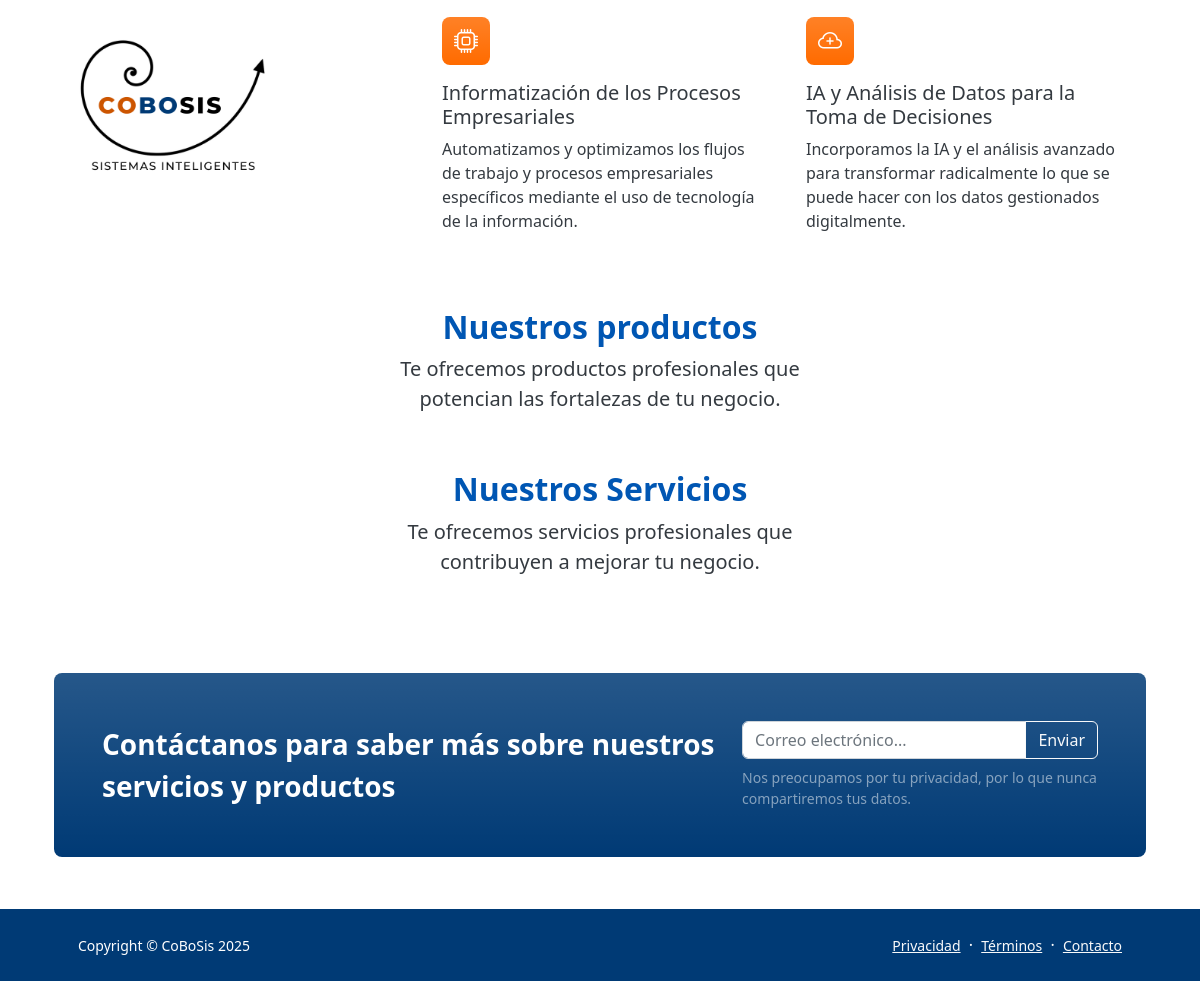
Before: / (lower part) with the older database file.
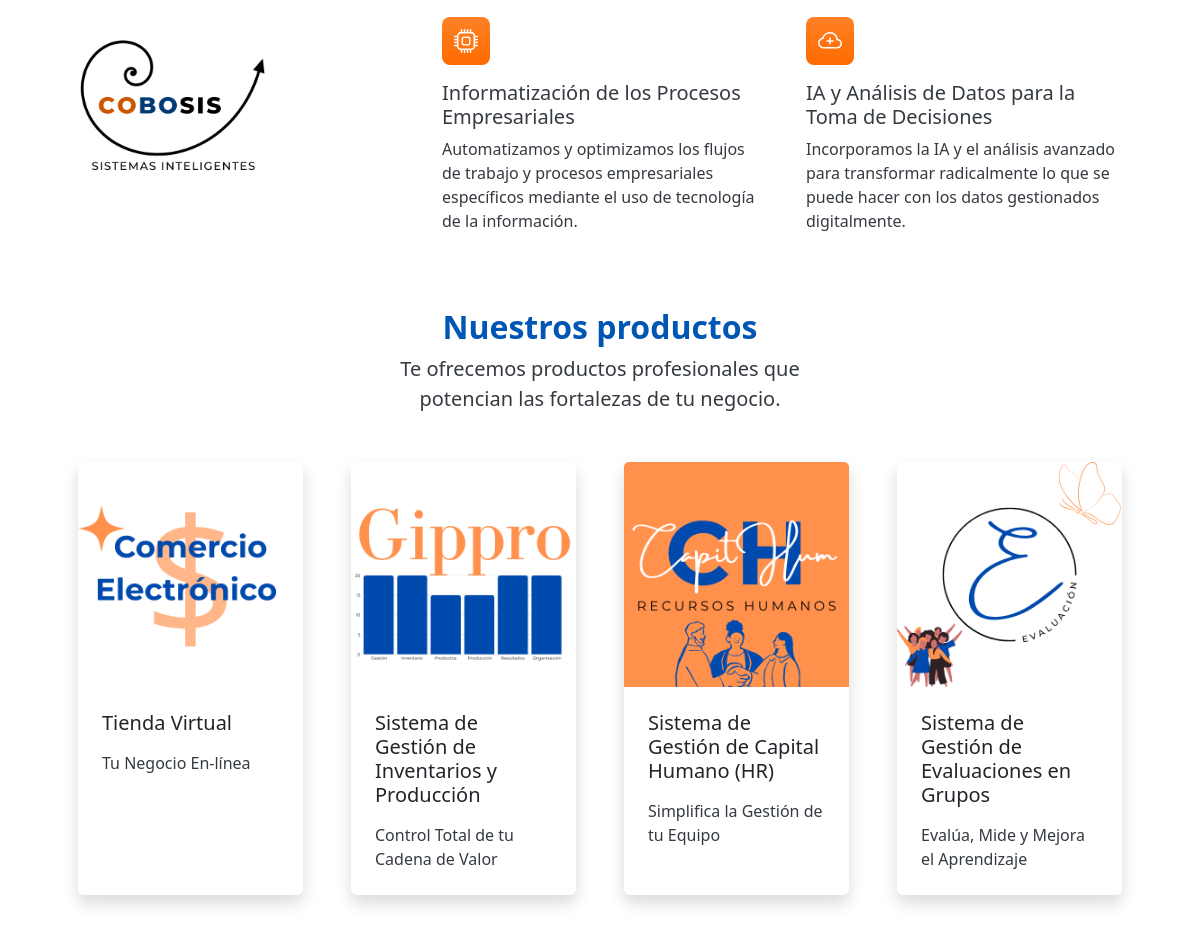
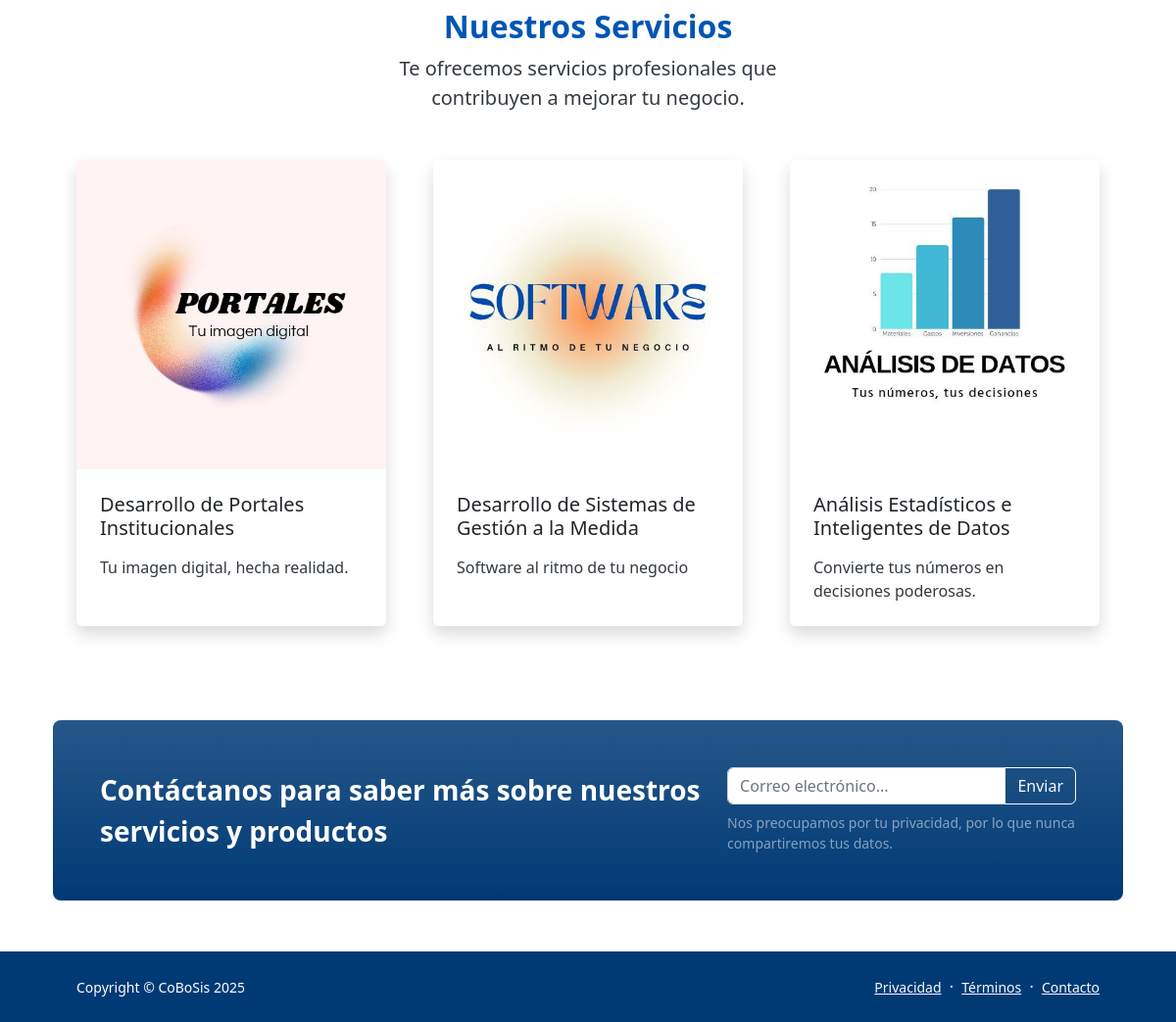
After: the same page with the newer database file (2 pictures, top to bottom).
### productos/models.py (models this page shows, shortened)
class Productos(models.Model):
    nombre = models.CharField(max_length=100)
    slug = models.SlugField(max_length=100, unique=True,
                            help_text='Valor único de cada producto creado a partir del nombre',
                            verbose_name = "Código URL")
    slogan = models.TextField(max_length=250)
    descripcion = models.TextField(max_length=350)
    caracteristicas = models.TextField(help_text="Lista de características separadas por punto y coma")
    beneficios = models.TextField(help_text="Lista de beneficios separados por punto y coma")
    modelo_negocio = models.TextField()
    images = models.ImageField(upload_to='productos_images', null=True, blank=True, verbose_name = "Logo o imagen")
    servicio = models.BooleanField(default=False, verbose_name = "Servicio")
    destacado = models.BooleanField(default=True, verbose_name = "Destacar en Front")
    @property
    def get_image_url(self):
        if self.images and hasattr(self.images, 'url'):
            return self.images.url
        else:
            return "/static/images/Generico.png"

### portal/views.py (the view)
# urls.py: path('', views.inicio, name="inicio"),
def inicio(request):
    products=Productos.objects.all()
    equip=Miembro.objects.all()
    return render(request, "index.html", locals())

### templates/index.html (shortened to what this page needs)
{% extends 'base.html' %}
{% load static %}
{% block content %}
    <section class="py-5" id="features">
        <div class="container px-5 my-3">
            <div class="row gx-5">
                <div class="col-lg-4 mb-5 mb-lg-0">
                    <img class="card-img-top img-fluid rounded-3 my-5" src="{% static 'images/logo.png'%}" style="max-width: 60%; max-height: 60%;" alt="..."  />
                </div>
                <div class="col-lg-8">
                    <div class="row gx-5 row-cols-1 row-cols-md-2">
                        <div class="col mb-5 mb-md-0 h-100">
                            <div class="feature bg-gradient text-white rounded-3 mb-3" style="background-color: #ff6b00;"><i class="bi bi-cpu"></i></div>
                            <h2 class="h5" style="color: #343a40;">Informatización de los Procesos Empresariales</h2>
                            <p class="mb-0" style="color: #343a40;">Automatizamos y optimizamos los flujos de trabajo y procesos empresariales específicos mediante el uso de tecnología de la información.</p>
                        </div>
                        <div class="col h-100">
                            <div class="feature bg-gradient text-white rounded-3 mb-3" style="background-color: #ff6b00;"><i class="bi bi-cloud-plus"></i></div>
                            <h2 class="h5" style="color: #343a40;">IA y Análisis de Datos para la Toma de Decisiones</h2>
                            <p class="mb-0" style="color: #343a40;">Incorporamos la IA y el análisis avanzado para transformar radicalmente lo que se puede hacer con los datos gestionados digitalmente.</p>
                        </div>
                    </div>
                </div>
            </div>
        </div>
    </section>
    <section class="py-1">
        <div class="container px-5">
            <div class="row gx-5 justify-content-center">
                <div class="col-lg-8 col-xl-6">
                    <div class="text-center">
                        <h2 class="fw-bolder" style="color: #0056b3;">Nuestros productos</h2>
                        <p class="lead fw-normal mb-5" style="color: #343a40;">Te ofrecemos productos profesionales que potencian las fortalezas de tu negocio.</p>
                    </div>
                </div>
            </div>
            <div class="row gx-5">
                {%for p in products %}
                {% if not p.servicio %}
                {% if p.destacado %}
                <div class="col-lg-3 mb-5">
                    <div class="card h-100 shadow border-0">
                        <img class="card-img-top" src="{{p.get_image_url}}" alt="..." />
                        <div class="card-body p-4">
                            <a class="text-decoration-none link-dark stretched-link" href="{% url 'detalle_prod' p.slug %}"><h5 class="card-title mb-3">{{p.nombre}}</h5></a>
                            <p class="card-text mb-0">{{p.slogan}}</p>
                        </div>
                    </div>
                </div>
                {% endif %}
                {% endif %}
                {% endfor %}
            </div>
        </div>
    </section>
    <section class="py-1">
        <div class="container px-5">
            <div class="row gx-5 justify-content-center">
                <div class="col-lg-8 col-xl-6">
                    <div class="text-center">
                        <h2 class="fw-bolder" style="color: #0056b3;">Nuestros Servicios</h2>
                        <p class="lead fw-normal mb-5" style="color: #343a40;">Te ofrecemos servicios profesionales que contribuyen a mejorar tu negocio.</p>
                    </div>
                </div>
            </div>
            <div class="row gx-5">
                {%for p in products %}
                {% if p.servicio %}
                {% if p.destacado %}
                <div class="col-lg-4 mb-5">
                    <div class="card h-100 shadow border-0">
                        <img class="card-img-top" src="{{p.get_image_url}}" alt="..." />
                        <div class="card-body p-4">
                            <a class="text-decoration-none link-dark stretched-link" href="{% url 'detalle_prod' p.slug %}"><h5 class="card-title mb-3">{{p.nombre}}</h5></a>
                            <p class="card-text mb-0">{{p.slogan}}</p>
                        </div>
                    </div>
                </div>
                {% endif %}
                {% endif %}
                {% endfor %}
            <aside class="bg-gradient rounded-3 p-4 p-sm-5 mt-5 my-5" style="background-color: #003a75;">
                <div class="d-flex align-items-center justify-content-between flex-column flex-xl-row text-center text-xl-start">
                    <div class="mb-4 mb-xl-0">
                        <div class="fs-3 fw-bold text-white">Contáctanos para saber más sobre nuestros servicios y productos</div>
                    </div>
                    <div class="ms-xl-4">
                        <div class="input-group mb-2">
                            <input class="form-control" type="text" placeholder="Correo electrónico..." aria-label="Correo electrónico..." aria-describedby="button-newsletter" />
                            <button class="btn btn-outline-light" id="button-newsletter" type="button">Enviar</button>
                        </div>
                        <div class="small text-white-50">Nos preocupamos por tu privacidad, por lo que nunca compartiremos tus datos.</div>
                    </div>
                </div>
            </aside>
        </div>
    </section>
</main>
{% endblock %}

### templates/base.html (shortened to what this page needs)
<!DOCTYPE html>
<html lang="es">
{% load static %}
{% load django_bootstrap5 %}
    <head>
        <link href="https://cdn.jsdelivr.net/npm/bootstrap-icons@1.5.0/font/bootstrap-icons.css" rel="stylesheet" />
        <link href="{% static 'css/styles.css' %}" rel="stylesheet" />
    </head>
    <body class="d-flex flex-column h-100">
        <main class="flex-shrink-0">
        {% block content %}
        {% endblock %}
        <footer class="py-4 mt-auto" style="background-color: #003a75;">
            <div class="container px-5">
                <div class="row align-items-center justify-content-between flex-column flex-sm-row">
                    <div class="col-auto"><div class="small m-0 text-white">Copyright &copy; CoBoSis 2025</div></div>
                    <div class="col-auto">
                        <a class="link-light small" href="#!">Privacidad</a>
                        <span class="text-white mx-1">&middot;</span>
                        <a class="link-light small" href="#!">Términos</a>
                        <span class="text-white mx-1">&middot;</span>
                        <a class="link-light small" href="#!">Contacto</a>
                    </div>
                </div>
            </div>
        </footer>
    </body>
</html>

Changed rows visible on the page:
added Productos: get_image_url (picture), nombre "Tienda Virtual", slogan "Tu Negocio En-línea", shown under "Nuestros productos"
added Productos: get_image_url (picture), nombre "Sistema de Gestión de Inventarios y Producción", slogan "Control Total de tu Cadena de Valor", shown under "Nuestros productos"
added Productos: get_image_url (picture), nombre "Sistema de Gestión de Capital Humano (HR)", slogan "Simplifica la Gestión de tu Equipo", shown under "Nuestros productos"
added Productos: get_image_url (picture), nombre "Sistema de Gestión de Evaluaciones en Grupos", slogan "Evalúa, Mide y Mejora el Aprendizaje", shown under "Nuestros productos"
added Productos: get_image_url (picture), nombre "Desarrollo de Portales Institucionales", slogan "Tu imagen digital, hecha realidad.", shown under "Nuestros Servicios"
added Productos: get_image_url (picture), nombre "Desarrollo de Sistemas de Gestión a la Medida", slogan "Software al ritmo de tu negocio", shown under "Nuestros Servicios"
added Productos: get_image_url (picture), nombre "Análisis Estadísticos e Inteligentes de Datos", slogan "Convierte tus números en decisiones poderosas.", shown under "Nuestros Servicios"
